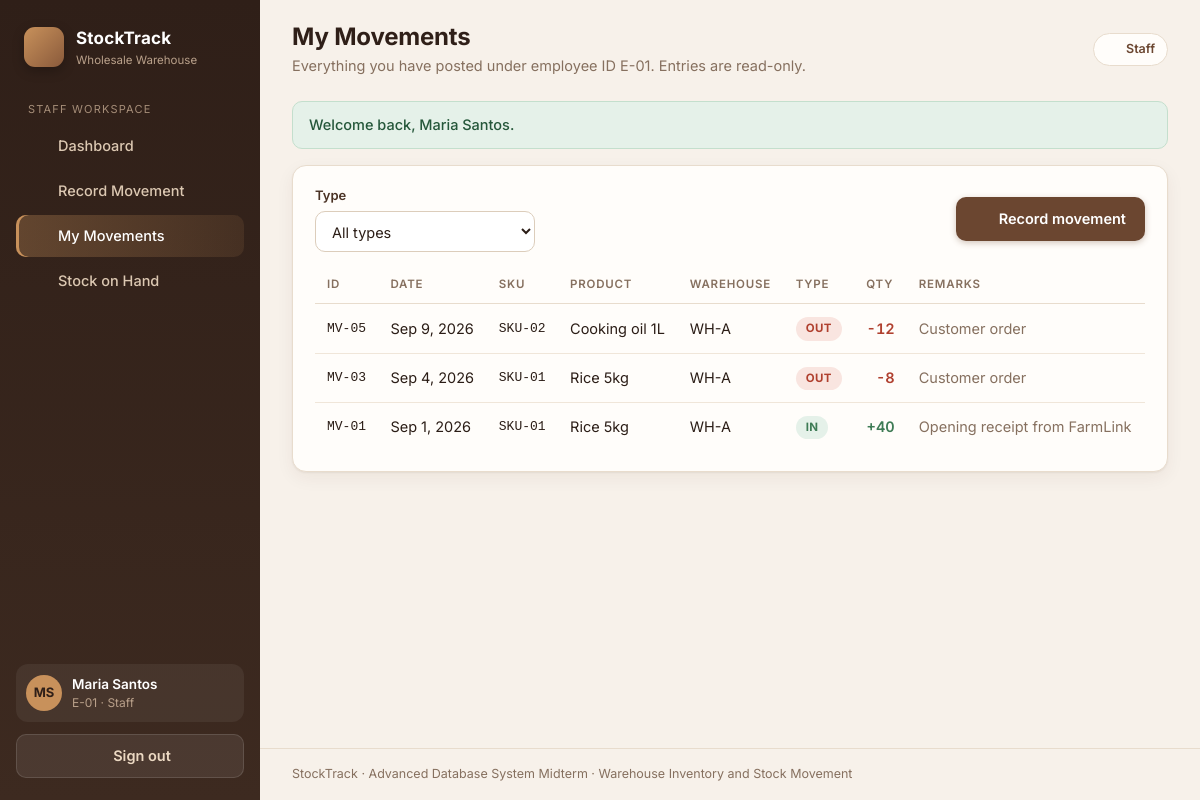
The page /staff/my_movements.php (signed in) on the database its author committed.
### tables this page shows
CREATE TABLE users (
  user_id       INT UNSIGNED NOT NULL AUTO_INCREMENT,
  employee_code VARCHAR(20)  NOT NULL,
  full_name     VARCHAR(100) NOT NULL,
  email         VARCHAR(120) NOT NULL,
  password_hash VARCHAR(255) NOT NULL,
  role          ENUM('manager','staff') NOT NULL DEFAULT 'staff',
  is_active     TINYINT(1)   NOT NULL DEFAULT 1,
  created_at    TIMESTAMP    NOT NULL DEFAULT CURRENT_TIMESTAMP,
  PRIMARY KEY (user_id),
  UNIQUE KEY uq_users_employee_code (employee_code),
  UNIQUE KEY uq_users_email (email)
);

CREATE TABLE stock_movements (
  movement_id    INT UNSIGNED NOT NULL AUTO_INCREMENT,
  movement_date  DATE         NOT NULL,
  sku            VARCHAR(20)  NOT NULL,
  warehouse_code VARCHAR(10)  NOT NULL,
  movement_type  ENUM('IN','OUT','ADJUST') NOT NULL,
  quantity       INT          NOT NULL,
  handled_by     INT UNSIGNED NOT NULL,
  remarks        VARCHAR(255) NULL,
  posted_at      TIMESTAMP    NOT NULL DEFAULT CURRENT_TIMESTAMP,
  PRIMARY KEY (movement_id),
  KEY idx_mov_sku_wh   (sku, warehouse_code),
  KEY idx_mov_date     (movement_date),
  KEY idx_mov_handler  (handled_by),
  CONSTRAINT fk_mov_product   FOREIGN KEY (sku)            REFERENCES products   (sku)
    ON UPDATE CASCADE ON DELETE RESTRICT,
  CONSTRAINT fk_mov_warehouse FOREIGN KEY (warehouse_code) REFERENCES warehouses (warehouse_code)
    ON UPDATE CASCADE ON DELETE RESTRICT,
  CONSTRAINT fk_mov_employee  FOREIGN KEY (handled_by)     REFERENCES users      (user_id)
    ON UPDATE CASCADE ON DELETE RESTRICT,
  CONSTRAINT chk_mov_quantity CHECK (
    (movement_type IN ('IN','OUT') AND quantity > 0) OR
    (movement_type = 'ADJUST'      AND quantity <> 0)
  )
);

CREATE TABLE products (
  sku           VARCHAR(20)  NOT NULL,
  product_name  VARCHAR(100) NOT NULL,
  category_id   INT UNSIGNED NOT NULL,
  supplier_code VARCHAR(10)  NOT NULL,
  reorder_level INT UNSIGNED NOT NULL DEFAULT 10,
  is_active     TINYINT(1)   NOT NULL DEFAULT 1,
  PRIMARY KEY (sku),
  CONSTRAINT fk_products_category
    FOREIGN KEY (category_id)   REFERENCES categories (category_id)
    ON UPDATE CASCADE ON DELETE RESTRICT,
  CONSTRAINT fk_products_supplier
    FOREIGN KEY (supplier_code) REFERENCES suppliers (supplier_code)
    ON UPDATE CASCADE ON DELETE RESTRICT
);

### staff/my_movements.php (the view, shortened to what this page needs)
<?php
require_once __DIR__ . '/../includes/bootstrap.php';
$user = require_role('staff');
$pdo = db();
$sql = 'SELECT m.movement_id, m.movement_date, m.sku, p.product_name, m.warehouse_code,
               m.movement_type, m.quantity, m.remarks, m.posted_at
          FROM stock_movements m JOIN products p ON p.sku = m.sku
         WHERE m.handled_by = ?';
$params = [$user['id']];
$sql .= ' ORDER BY m.movement_id DESC LIMIT 300';
$st = $pdo->prepare($sql);
$st->execute($params);
$rows = $st->fetchAll();
$pageTitle = 'My Movements';
$pageSub   = 'Everything you have posted under employee ID ' . $user['code'] . '. Entries are read-only.';
$active    = 'mine';
require __DIR__ . '/../includes/header.php';
?>
<div class="card">
  <div class="card-head">
    <form method="get" class="filters" style="flex:1">
      <div class="field" style="max-width:220px">
        <label for="type">Type</label>
        <select class="select" id="type" name="type" onchange="this.form.submit()">
          <option value="">All types</option>
        </select>
      </div>
    </form>
    <a class="btn btn-primary" href="<?= e(url('staff/new_movement.php')) ?>"><?= icon('plus', 16) ?> Record movement</a>
  </div>
  <div class="table-wrap">
    <table class="table">
      <thead><tr><th>ID</th><th>Date</th><th>SKU</th><th>Product</th><th>Warehouse</th><th>Type</th><th class="num">Qty</th><th>Remarks</th></tr></thead>
      <tbody>
      <?php foreach ($rows as $r): ?>
        <tr>
          <td class="mono"><?= e(movement_code((int)$r['movement_id'])) ?></td>
          <td><?= e(fmt_date($r['movement_date'])) ?></td>
          <td class="mono"><?= e($r['sku']) ?></td>
          <td><?= e($r['product_name']) ?></td>
          <td><?= e($r['warehouse_code']) ?></td>
          <td><?= type_badge($r['movement_type']) ?></td>
          <td class="num"><?= signed_qty($r['movement_type'], (int)$r['quantity']) ?></td>
          <td class="muted"><?= e($r['remarks'] ?? '') ?></td>
        </tr>
      <?php endforeach; ?>
      </tbody>
    </table>
  </div>
</div>
<?php require __DIR__ . '/../includes/footer.php'; ?>

### includes/header.php (shortened to what this page needs)
<?php
$user = current_user();
$role = $user['role'] ?? 'staff';
$nav = $role === 'manager'
    ? [
        ['dashboard', 'Dashboard',      'manager/dashboard.php',  'dashboard'],
        ['stock',     'Stock on Hand',  'stock.php',              'layers'],
        ['ledger',    'Movement Ledger','manager/movements.php',  'list'],
        ['products',  'Products',       'manager/products.php',   'box'],
        ['suppliers', 'Suppliers',      'manager/suppliers.php',  'truck'],
        ['users',     'Users & Roles',  'manager/users.php',      'users'],
      ]
    : [
        ['dashboard', 'Dashboard',       'staff/dashboard.php',     'dashboard'],
        ['record',    'Record Movement', 'staff/new_movement.php',  'plus'],
        ['mine',      'My Movements',    'staff/my_movements.php',  'list'],
        ['stock',     'Stock on Hand',   'stock.php',               'layers'],
      ];
$initials = '';
foreach (preg_split('/\s+/', trim($user['name'] ?? 'U')) as $part) {
    $initials .= mb_strtoupper(mb_substr($part, 0, 1));
    if (mb_strlen($initials) >= 2) break;
}
?>
<!DOCTYPE html>
<html lang="en">
<head>
  <link rel="stylesheet" href="<?= e(url('assets/css/style.css')) ?>">
</head>
<body>
<div class="app">
  <aside class="sidebar" id="sidebar">
    <div class="brand">
      <span class="brand-mark"><?= icon('box', 20) ?></span>
      <div>
        <div class="brand-name"><?= e(APP_NAME) ?></div>
        <div class="brand-sub">Wholesale Warehouse</div>
      </div>
    </div>
    <div class="nav-label"><?= $role === 'manager' ? 'Manager workspace' : 'Staff workspace' ?></div>
    <nav class="nav">
      <?php foreach ($nav as [$key, $label, $path, $ico]): ?>
        <a href="<?= e(url($path)) ?>" class="nav-link <?= ($active ?? '') === $key ? 'is-active' : '' ?>">
          <?= icon($ico) ?><span><?= e($label) ?></span>
        </a>
      <?php endforeach; ?>
    </nav>
    <div class="sidebar-foot">
      <div class="user-chip">
        <span class="avatar"><?= e($initials) ?></span>
        <div class="user-meta">
          <div class="user-name"><?= e($user['name'] ?? '') ?></div>
          <div class="user-role"><?= e($user['code'] ?? '') ?> &middot; <?= e(ucfirst($role)) ?></div>
        </div>
      </div>
      <form method="post" action="<?= e(url('logout.php')) ?>">
        <button type="submit" class="btn btn-ghost btn-block"><?= icon('logout', 16) ?> Sign out</button>
      </form>
    </div>
  </aside>
  <div class="main">
    <header class="topbar">
      <div>
        <h1 class="page-title"><?= e($pageTitle ?? '') ?></h1>
        <?php if (!empty($pageSub)): ?><p class="page-sub"><?= e($pageSub) ?></p><?php endif; ?>
      </div>
      <div class="topbar-right">
        <span class="role-pill role-<?= e($role) ?>"><?= icon('shield', 14) ?> <?= e(ucfirst($role)) ?></span>
      </div>
    </header>
    <main class="content">
      <?php foreach (pull_flashes() as $f): ?>
        <div class="alert alert-<?= e($f['type']) ?>"><?= e($f['message']) ?></div>
      <?php endforeach; ?>

### includes/bootstrap.php (shortened to what this page needs)
<?php
function db(): PDO
{
    static $pdo = null;
    if ($pdo === null) {
        $dsn = 'mysql:host=' . DB_HOST . ';port=' . DB_PORT . ';dbname=' . DB_NAME . ';charset=utf8mb4';
        try {
            $pdo = new PDO($dsn, DB_USER, DB_PASS, [
                PDO::ATTR_ERRMODE            => PDO::ERRMODE_EXCEPTION,
                PDO::ATTR_DEFAULT_FETCH_MODE => PDO::FETCH_ASSOC,
                PDO::ATTR_EMULATE_PREPARES   => false,
            ]);
        } catch (PDOException $e) {
            http_response_code(500);
            exit('<h2 style="font-family:sans-serif;color:#5d4037">Database connection failed.</h2>'
               . '<p style="font-family:sans-serif">Start MySQL in XAMPP, import <code>database/warehouse_inventory.sql</code>, '
               . 'and check <code>config/config.php</code>.</p>');
        }
    }
    return $pdo;
}
function e(?string $value): string
{
    return htmlspecialchars((string)$value, ENT_QUOTES | ENT_SUBSTITUTE, 'UTF-8');
}
function url(string $path = ''): string
{
    return BASE_URL . '/' . ltrim($path, '/');
}
function pull_flashes(): array
{
    $items = $_SESSION['flash'] ?? [];
    return $items;
}
function movement_code(int $id): string
{
    return 'MV-' . str_pad((string)$id, 2, '0', STR_PAD_LEFT);
}
function fmt_date(string $date): string
{
    $t = strtotime($date);
    return $t ? date('M j, Y', $t) : $date;
}
function fmt_qty(int|string $n): string
{
    return number_format((int)$n);
}
function type_badge(string $type): string
{
    $map = ['IN' => 'badge-in', 'OUT' => 'badge-out', 'ADJUST' => 'badge-adjust'];
    return '<span class="badge ' . ($map[$type] ?? '') . '">' . e($type) . '</span>';
}
function signed_qty(string $type, int $qty): string
{
    if ($type === 'OUT') {
        return '<span class="qty-neg">-' . fmt_qty($qty) . '</span>';
    }
    return '<span class="qty-pos">+' . fmt_qty($qty) . '</span>';
}
function current_user(): ?array
{
    return $_SESSION['user'] ?? null;
}
function require_login(): array
{
    $user = current_user();
    $st = db()->prepare('SELECT role, is_active FROM users WHERE user_id = ?');
    $st->execute([$user['id']]);
    $row = $st->fetch();
    return $user;
}
function require_role(string ...$roles): array
{
    $user = require_login();
    return $user;
}
function icon(string $name, int $size = 18): string
{
    $paths = [
        'dashboard' => '<rect x="3" y="3" width="7" height="9" rx="1"/><rect x="14" y="3" width="7" height="5" rx="1"/><rect x="14" y="12" width="7" height="9" rx="1"/><rect x="3" y="16" width="7" height="5" rx="1"/>',
        'box'       => '<path d="M21 8 12 3 3 8v8l9 5 9-5V8z"/><path d="M3 8l9 5 9-5M12 13v8"/>',
        'layers'    => '<path d="M12 2 2 7l10 5 10-5-10-5z"/><path d="M2 17l10 5 10-5M2 12l10 5 10-5"/>',
        'list'      => '<path d="M8 6h13M8 12h13M8 18h13M3 6h.01M3 12h.01M3 18h.01"/>',
        'truck'     => '<path d="M1 3h15v13H1zM16 8h4l3 3v5h-7V8z"/><circle cx="5.5" cy="18.5" r="2"/><circle cx="18.5" cy="18.5" r="2"/>',
        'users'     => '<path d="M17 21v-2a4 4 0 0 0-4-4H5a4 4 0 0 0-4 4v2"/><circle cx="9" cy="7" r="4"/><path d="M23 21v-2a4 4 0 0 0-3-3.87M16 3.13a4 4 0 0 1 0 7.75"/>',
        'plus'      => '<path d="M12 5v14M5 12h14"/>',
        'logout'    => '<path d="M9 21H5a2 2 0 0 1-2-2V5a2 2 0 0 1 2-2h4M16 17l5-5-5-5M21 12H9"/>',
        'arrow-in'  => '<path d="M12 3v12M7 10l5 5 5-5M5 21h14"/>',
        'arrow-out' => '<path d="M12 21V9M7 14l5-5 5 5M5 3h14"/>',
        'sliders'   => '<path d="M4 21v-7M4 10V3M12 21v-9M12 8V3M20 21v-5M20 12V3M1 14h6M9 8h6M17 16h6"/>',
        'alert'     => '<path d="M10.3 3.9 1.8 18a2 2 0 0 0 1.7 3h17a2 2 0 0 0 1.7-3L13.7 3.9a2 2 0 0 0-3.4 0zM12 9v4M12 17h.01"/>',
        'lock'      => '<rect x="3" y="11" width="18" height="11" rx="2"/><path d="M7 11V7a5 5 0 0 1 10 0v4"/>',
        'check'     => '<path d="M20 6 9 17l-5-5"/>',
        'edit'      => '<path d="M11 4H4a2 2 0 0 0-2 2v14a2 2 0 0 0 2 2h14a2 2 0 0 0 2-2v-7M18.5 2.5a2.1 2.1 0 0 1 3 3L12 15l-4 1 1-4 9.5-9.5z"/>',
        'shield'    => '<path d="M12 22s8-4 8-10V5l-8-3-8 3v7c0 6 8 10 8 10z"/>',
        'search'    => '<circle cx="11" cy="11" r="8"/><path d="m21 21-4.3-4.3"/>',
    ];
    $p = $paths[$name] ?? '';
    return '<svg class="icon" width="' . $size . '" height="' . $size . '" viewBox="0 0 24 24" fill="none" '
         . 'stroke="currentColor" stroke-width="2" stroke-linecap="round" stroke-linejoin="round" aria-hidden="true">' . $p . '</svg>';
}

### rows shown on the page
users: role "Staff"
stock_movements: movement_id "MV-05", movement_date "Sep 9, 2026", sku "SKU-02", sku.product_name "Cooking oil 1L", warehouse_code "WH-A", movement_type "OUT", quantity "12", remarks "Customer order"
stock_movements: movement_id "MV-03", movement_date "Sep 4, 2026", sku "SKU-01", sku.product_name "Rice 5kg", warehouse_code "WH-A", movement_type "OUT", quantity "8", remarks "Customer order"
stock_movements: movement_id "MV-01", movement_date "Sep 1, 2026", sku "SKU-01", sku.product_name "Rice 5kg", warehouse_code "WH-A", movement_type "IN", quantity "40", remarks "Opening receipt from FarmLink"

### other values the page prints
APP_NAME "StockTrack"
$label "Dashboard"
$label "Record Movement"
$label "My Movements"
$label "Stock on Hand"
$initials "MS"
$user['name'] "Maria Santos"
$user['code'] "E-01"
$pageTitle "My Movements"
$pageSub "Everything you have posted under employee ID E-01. Entries are read-only."
$f['message'] "Welcome back, Maria Santos."
